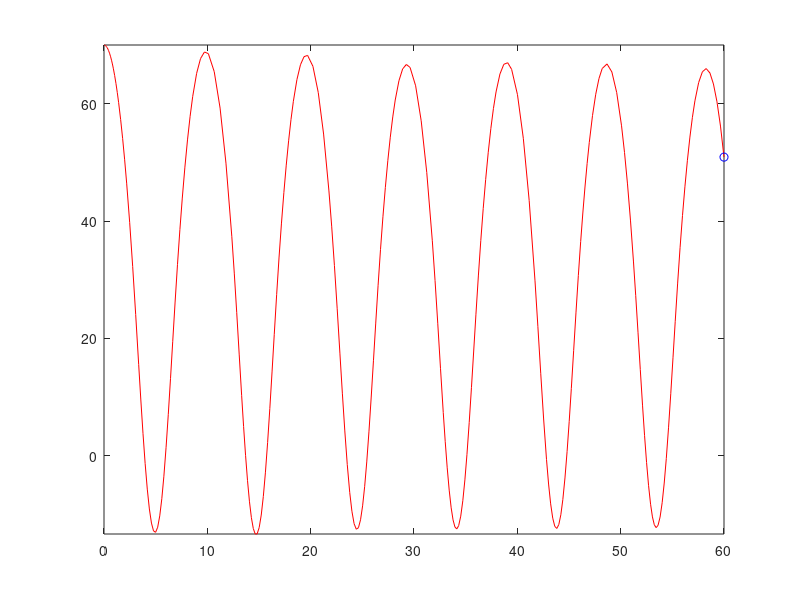

Recreate this plot in MATLAB.
function [ T, R ] = firstPassBungee()
%Ideal Spring
%Git Test
k = 52; % N/m
lo =30;%m
y = 70; %m
startH = y;
vy = 0; %m/s
g = 9.8; %m/s
mass1 = 60; %Mass of jumper 60 kg
restingL = lo +((mass1*g)/k)
Data = [y, vy];
function res = changingValues(~, Data)
    y = Data(1);
    vy = Data(2);
    dydt = vy;
    if (y >= startH- restingL)
        dvydt = -g;
    else
        dvydt = (-(mass1*g)- (k *(y - lo)))/mass1;
    end
    res = [dydt; dvydt];
end
[T, R] = ode45(@changingValues, [0 60], Data);

Y = R(:,1);
comet(T,Y);
end
%Constants
% 
%
% 
% 
% A = 0; %Cross-sectional area of human lying down (m^2)
% rho = 1.2; %Density of air (kg/m^3)
% g = 9.81; %Gravity acceleration (m/sec^2)
% Cd = 44.4; %Drag coeffiecent of human lying down (unitless)(data from Google Drive)
% h = 91.44; %Height of bridge (m) (Sacramento California)
% 
% 
% 
% 
% L0 = 45
% k = 52.2; %Starting k value for bungee (N/kg)
